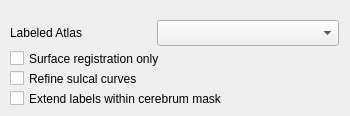
      <widget class="QWidget" name="page">
       <widget class="QCheckBox" name="refineSulcalCurvesCheckBox">
        <property name="geometry">
         <rect>
          <x>10</x>
          <y>70</y>
          <width>231</width>
          <height>17</height>
         </rect>
        </property>
        <property name="text">
         <string>Refine sulcal curves</string>
        </property>
       </widget>
       <widget class="QCheckBox" name="surfaceRegistrationOnlyCheckBox">
        <property name="geometry">
         <rect>
          <x>10</x>
          <y>50</y>
          <width>231</width>
          <height>17</height>
         </rect>
        </property>
        <property name="toolTip">
         <string>Run only the surface registration programs; skip the volumetric registration.</string>
        </property>
        <property name="text">
         <string>Surface registration only</string>
        </property>
       </widget>
       <widget class="QComboBox" name="labeledAtlasComboBox">
        <property name="geometry">
         <rect>
          <x>157</x>
          <y>20</y>
          <width>182</width>
          <height>26</height>
         </rect>
        </property>
       </widget>
       <widget class="QLabel" name="label_28">
        <property name="geometry">
         <rect>
          <x>10</x>
          <y>20</y>
          <width>141</width>
          <height>26</height>
         </rect>
        </property>
        <property name="text">
         <string>Labeled Atlas</string>
        </property>
       </widget>
       <widget class="QCheckBox" name="extendLabelsCheckBox">
        <property name="geometry">
         <rect>
          <x>10</x>
          <y>90</y>
          <width>331</width>
          <height>17</height>
         </rect>
        </property>
        <property name="text">
         <string>Extend labels within cerebrum mask</string>
        </property>
       </widget>
      </widget>
